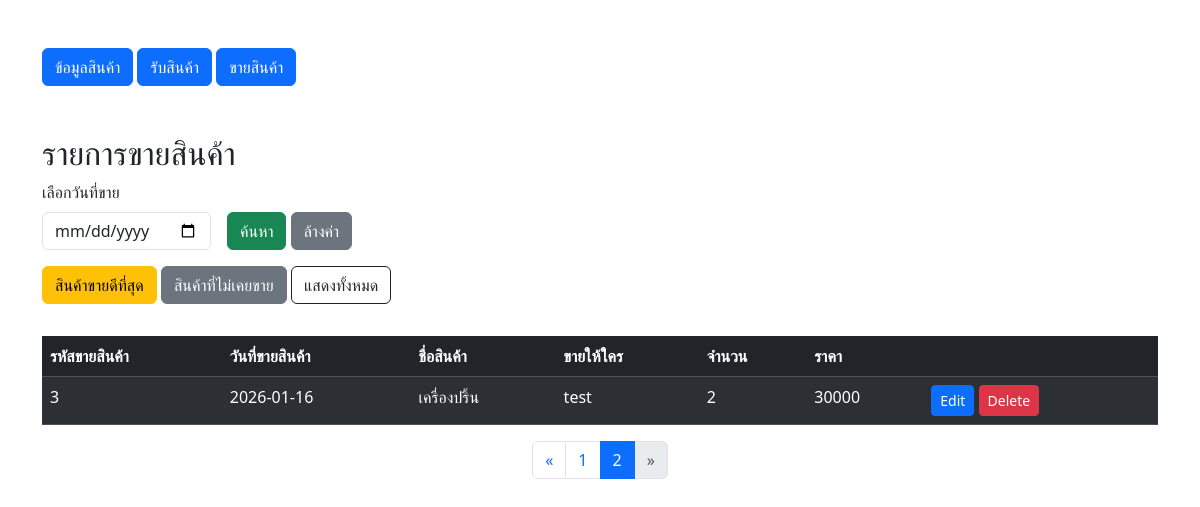
Screenshot of /?page_sale=2 with the database file from the repository.
### tables this page shows
CREATE TABLE `salemast` (
  `Sale_ID` int(11) NOT NULL COMMENT 'รหัสการขาย',
  `Sale_Date` date NOT NULL DEFAULT current_timestamp() COMMENT 'วันที่ขาย',
  `Sale_Name` varchar(250) NOT NULL COMMENT 'ชื่อคนที่ขายให้',
  `Sale_Product_ID` int(11) NOT NULL COMMENT 'รหัสสินค้าที่ขาย',
  `Sale_Num` double NOT NULL COMMENT 'จำนวนที่ขาย',
  `Sale_Price` double NOT NULL
);

CREATE TABLE `productmast` (
  `Product_ID` int(11) NOT NULL COMMENT 'รหัสสินค้า',
  `Product_Name` varchar(250) NOT NULL COMMENT 'ชื่อสินค้า',
  `Product_Cost` double NOT NULL COMMENT 'ราคาต้นทุน',
  `Product_Price` double NOT NULL COMMENT 'ราคาขาย',
  `Product_Stock` double NOT NULL COMMENT 'สต๊อก'
);

### index.php (the view, shortened to what this page needs)
<?php
$servername = "localhost";
$username = "root";
$password = "";
$database = "db_edt";
$connection = new mysqli($servername, $username, $password, $database);
$filter_type = isset($_GET['filter']) ? $_GET['filter'] : '';
$where_sale = "";
$limit_sale = 5;
$page_sale = max(1, (int) ($_GET['page_sale'] ?? 1));
$offset_sale = ($page_sale - 1) * $limit_sale;
$limit_sale = (int) $limit_sale;
$offset_sale = (int) $offset_sale;
if ($filter_type === 'best') {
  $sql_count = "
    SELECT COUNT(*) AS total
    FROM (
    SELECT s.Sale_Product_ID
    FROM salemast s
    GROUP BY s.Sale_Product_ID
    ) t
  ";
} else {
  $sql_count = "
    SELECT COUNT(*) AS total
    FROM salemast s
    $where_sale
  ";
}
$total_sale = $connection->query($sql_count)->fetch_assoc()['total'];
$total_pages_sale = ceil($total_sale / $limit_sale);
?>
<!DOCTYPE html>
<html lang="en">
<head>
  <link href="https://cdn.jsdelivr.net/npm/bootstrap@5.3.8/dist/css/bootstrap.min.css" rel="stylesheet">
</head>
<body>
  <div class="container my-5">
    <div class="mb-4">
      <a class="btn btn-primary" href="/work/product.php">ข้อมูลสินค้า</a>
      <a class="btn btn-primary" href="/work/receive.php">รับสินค้า</a>
      <a class="btn btn-primary" href="/work/addsale.php">ขายสินค้า</a>
    </div>
    <h2 class="mt-5">รายการขายสินค้า</h2>
    <?php
    $filter_date = isset($_GET['sale_date']) ? $_GET['sale_date'] : '';
    ?>
    <form method="get" class="row g-3 mb-3 align-items-end">
      <div class="col-auto">
        <label class="form-label">เลือกวันที่ขาย</label>
        <input type="date" name="sale_date" class="form-control" value="<?= htmlspecialchars($filter_date) ?>">
      </div>
      <div class="col-auto">
        <button type="submit" class="btn btn-success">ค้นหา</button>
        <a href="index.php" class="btn btn-secondary">ล้างค่า</a>
      </div>
      <div class="mb-3">
        <a href="index.php?filter=best" class="btn btn-warning">
          สินค้าขายดีที่สุด
        </a>
        <a href="index.php?filter=never" class="btn btn-secondary">
          สินค้าที่ไม่เคยขาย
        </a>
        <a href="index.php" class="btn btn-outline-dark">
          แสดงทั้งหมด
        </a>
      </div>
    </form>
    <table class="table table-dark table-striped">
      <thead>
        <tr>
          <?php if ($filter_type === 'best'): ?>
            <th>รหัสสินค้า</th>
            <th>-</th>
            <th>ชื่อสินค้า</th>
            <th>-</th>
            <th>ยอดขาย (จำนวน)</th>
            <th>ยอดเงินรวม</th>
            <th></th>
          <?php else: ?>
            <th>รหัสขายสินค้า</th>
            <th>วันที่ขายสินค้า</th>
            <th>ชื่อสินค้า</th>
            <th>ขายให้ใคร</th>
            <th>จำนวน</th>
            <th>ราคา</th>
            <th></th>
          <?php endif; ?>
        </tr>
      </thead>
      <tbody>
        <?php
        if ($filter_type === 'best') {
          $sql = "
            SELECT
              p.Product_ID,
              p.Product_Name,
              SUM(s.Sale_Num) AS total_qty,
              SUM(s.Sale_Price) AS total_price
            FROM productmast p
            JOIN salemast s ON p.Product_ID = s.Sale_Product_ID
            GROUP BY p.Product_ID, p.Product_Name
            ORDER BY total_qty DESC
            LIMIT $limit_sale OFFSET $offset_sale
          ";
        } else {
          $sql = "
            SELECT s.*, p.Product_Name
            FROM salemast s
            LEFT JOIN productmast p ON s.Sale_Product_ID = p.Product_ID
            $where_sale
            ORDER BY s.Sale_ID DESC
            LIMIT $limit_sale OFFSET $offset_sale
          ";
        }
        $result = $connection->query($sql);
        if ($result->num_rows === 0) {
          echo "
            <tr>
              <td colspan='7' class='text-center text-warning'>
                ไม่พบข้อมูล
              </td>
            </tr>";
        } else {
          while ($row = $result->fetch_assoc()) {
            if ($filter_type === 'best') {
              echo "
                <tr>
                  <td>{$row['Product_ID']}</td>
                  <td>-</td>
                  <td>{$row['Product_Name']}</td>
                  <td>-</td>
                  <td>{$row['total_qty']}</td>
                  <td>{$row['total_price']}</td>
                  <td></td>
                </tr>";
            } else {
              echo "
                <tr>
                  <td>{$row['Sale_ID']}</td>
                  <td>{$row['Sale_Date']}</td>
                  <td>{$row['Product_Name']}</td>
                  <td>{$row['Sale_Name']}</td>
                  <td>{$row['Sale_Num']}</td>
                  <td>{$row['Sale_Price']}</td>
                  <td>
                    <a class='btn btn-primary btn-sm' href='editsale.php?id={$row['Sale_ID']}'>Edit</a>
                    <a class='btn btn-danger btn-sm' href='deletesale.php?id={$row['Sale_ID']}'>Delete</a>
                  </td>
                </tr>";
            }
          }
        }
        ?>
      </tbody>
    </table>
    <?php
    $range_sale = 2;
    $start_sale = max(1, $page_sale - $range_sale);
    $end_sale = min($total_pages_sale, $page_sale + $range_sale);
    ?>
    <?php if ($total_pages_sale > 1): ?>
      <nav class="d-flex justify-content-center">
        <ul class="pagination">
          <li class="page-item <?= ($page_sale <= 1) ? 'disabled' : '' ?>">
            <a class="page-link" href="?page_sale=<?= $page_sale - 1 ?>
              <?= !empty($filter_date) ? '&sale_date=' . urlencode($filter_date) : '' ?>
              <?= !empty($filter_type) ? '&filter=' . $filter_type : '' ?>">
              &laquo;
            </a>
          </li>
          <?php for ($i = $start_sale; $i <= $end_sale; $i++): ?>
            <li class="page-item <?= ($i == $page_sale) ? 'active' : '' ?>">
              <a class="page-link" href="?page_sale=<?= $i ?>
                <?= !empty($filter_date) ? '&sale_date=' . urlencode($filter_date) : '' ?>
                <?= !empty($filter_type) ? '&filter=' . $filter_type : '' ?>">
                <?= $i ?>
              </a>
            </li>
          <?php endfor; ?>
          <li class="page-item <?= ($page_sale >= $total_pages_sale) ? 'disabled' : '' ?>">
            <a class="page-link" href="?page_sale=<?= $page_sale + 1 ?>
                <?= !empty($filter_date) ? '&sale_date=' . urlencode($filter_date) : '' ?>
                <?= !empty($filter_type) ? '&filter=' . $filter_type : '' ?>">
              &raquo;
            </a>
          </li>
        </ul>
      </nav>
    <?php endif; ?>
  </div>
</body>
</html>

### rows the page displays
salemast: Sale_ID "3", Sale_Date "2026-01-16", productmast.Product_Name "เครื่องปริ้น", Sale_Name "test", Sale_Num "2", Sale_Price "30000"
